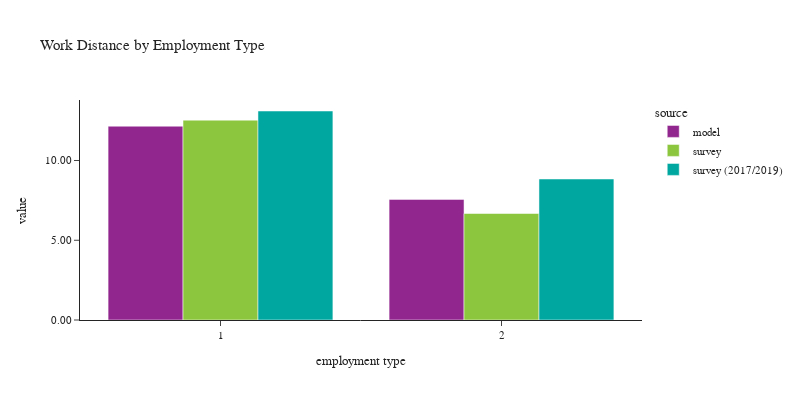

The notebook cell saved with this chart:
### Code cell
plot_work_location(df_workers, 'pwtyp', 'Employment Type', 'employment type')

### Figure 1 — Plotly figure (JSON) as saved in the notebook; plotly's stock layout.template omitted (floating-point values rounded to 4 significant figures)
{"data": [{"alignmentgroup": "True", "customdata": [[1786159], [436867]], "hovertemplate": "source=model<br>pwtyp=%{x}<br>value=%{y}<br>sample count=%{customdata[0]}<extra></extra>", "legendgroup": "model", "marker": {"color": "#91268F", "pattern": {"shape": ""}}, "name": "model", "offsetgroup": "model", "orientation": "v", "showlegend": true, "textposition": "auto", "type": "bar", "x": [1, 2], "xaxis": "x", "y": [12.15, 7.562], "yaxis": "y"}, {"alignmentgroup": "True", "customdata": [[2335], [488]], "hovertemplate": "source=survey<br>pwtyp=%{x}<br>value=%{y}<br>sample count=%{customdata[0]}<extra></extra>", "legendgroup": "survey", "marker": {"color": "#8CC63E", "pattern": {"shape": ""}}, "name": "survey", "offsetgroup": "survey", "orientation": "v", "showlegend": true, "textposition": "auto", "type": "bar", "x": [1, 2], "xaxis": "x", "y": [12.53, 6.676], "yaxis": "y"}, {"alignmentgroup": "True", "customdata": [[5123], [847]], "hovertemplate": "source=survey (2017/2019)<br>pwtyp=%{x}<br>value=%{y}<br>sample count=%{customdata[0]}<extra></extra>", "legendgroup": "survey (2017/2019)", "marker": {"color": "#00A7A0", "pattern": {"shape": ""}}, "name": "survey (2017/2019)", "offsetgroup": "survey (2017/2019)", "orientation": "v", "showlegend": true, "textposition": "auto", "type": "bar", "x": [1, 2], "xaxis": "x", "y": [13.1, 8.84], "yaxis": "y"}], "layout": {"barmode": "group", "font": {"size": 11}, "height": 400, "legend": {"title": {"text": "source"}, "tracegroupgap": 0}, "title": {"text": "Work Distance by Employment Type"}, "width": 800, "xaxis": {"anchor": "y", "domain": [0.0, 1.0], "title": {"text": "employment type"}}, "yaxis": {"anchor": "x", "domain": [0.0, 1.0], "tickformat": ".2f", "title": {"text": "value"}}}}
